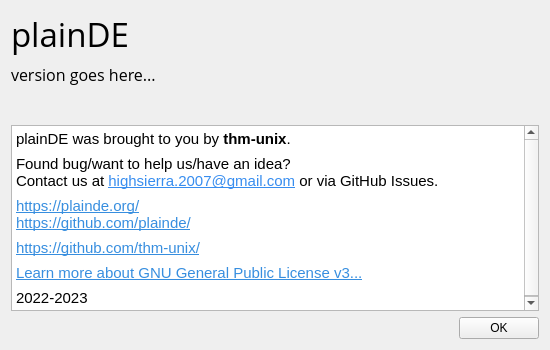
<?xml version="1.0" encoding="UTF-8"?>
<ui version="4.0">
 <class>about</class>
 <widget class="QWidget" name="about">
  <property name="geometry">
   <rect>
    <x>0</x>
    <y>0</y>
    <width>550</width>
    <height>350</height>
   </rect>
  </property>
  <property name="minimumSize">
   <size>
    <width>550</width>
    <height>350</height>
   </size>
  </property>
  <property name="maximumSize">
   <size>
    <width>550</width>
    <height>350</height>
   </size>
  </property>
  <property name="windowTitle">
   <string>about</string>
  </property>
  <layout class="QVBoxLayout" name="verticalLayout_2">
   <item>
    <layout class="QHBoxLayout" name="horizontalLayout">
     <item>
      <layout class="QVBoxLayout" name="verticalLayout">
       <item>
        <widget class="QLabel" name="appNameLabel">
         <property name="font">
          <font>
           <family>Open Sans</family>
           <pointsize>25</pointsize>
          </font>
         </property>
         <property name="text">
          <string>plainDE</string>
         </property>
        </widget>
       </item>
       <item>
        <widget class="QLabel" name="versionLabel">
         <property name="font">
          <font>
           <family>Open Sans</family>
           <pointsize>12</pointsize>
          </font>
         </property>
         <property name="text">
          <string>version goes here...</string>
         </property>
        </widget>
       </item>
       <item>
        <spacer name="verticalSpacer">
         <property name="orientation">
          <enum>Qt::Vertical</enum>
         </property>
         <property name="sizeHint" stdset="0">
          <size>
           <width>20</width>
           <height>40</height>
          </size>
         </property>
        </spacer>
       </item>
      </layout>
     </item>
     <item>
      <widget class="QLabel" name="logoLabel">
       <property name="maximumSize">
        <size>
         <width>120</width>
         <height>120</height>
        </size>
       </property>
       <property name="text">
        <string/>
       </property>
       <property name="pixmap">
        <pixmap>:/assets/logo.png</pixmap>
       </property>
       <property name="scaledContents">
        <bool>true</bool>
       </property>
      </widget>
     </item>
    </layout>
   </item>
   <item>
    <widget class="QTextEdit" name="aboutTextEdit">
     <property name="readOnly">
      <bool>true</bool>
     </property>
     <property name="html">
      <string>&lt;!DOCTYPE HTML PUBLIC &quot;-//W3C//DTD HTML 4.0//EN&quot; &quot;http://www.w3.org/TR/REC-html40/strict.dtd&quot;&gt;
&lt;html&gt;&lt;head&gt;&lt;meta name=&quot;qrichtext&quot; content=&quot;1&quot; /&gt;&lt;style type=&quot;text/css&quot;&gt;
p, li { white-space: pre-wrap; }
&lt;/style&gt;&lt;/head&gt;&lt;body style=&quot; font-family:'Sans Serif'; font-size:9pt; font-weight:400; font-style:normal;&quot;&gt;
&lt;p style=&quot; margin-top:7px; margin-bottom:7px; margin-left:0px; margin-right:0px; -qt-block-indent:0; text-indent:0px;&quot;&gt;&lt;span style=&quot; font-family:'Cantarell'; font-size:11pt;&quot;&gt;plainDE was brought to you by &lt;/span&gt;&lt;span style=&quot; font-family:'Cantarell'; font-size:11pt; font-weight:696;&quot;&gt;thm-unix&lt;/span&gt;&lt;span style=&quot; font-family:'Cantarell'; font-size:11pt;&quot;&gt;.&lt;/span&gt;&lt;/p&gt;
&lt;p style=&quot; margin-top:7px; margin-bottom:7px; margin-left:0px; margin-right:0px; -qt-block-indent:0; text-indent:0px;&quot;&gt;&lt;span style=&quot; font-family:'Cantarell'; font-size:11pt;&quot;&gt;Found bug/want to help us/have an idea?&lt;br /&gt;Contact us at &lt;/span&gt;&lt;a href=&quot;mailto:highsierra.2007@gmail.com&quot;&gt;&lt;span style=&quot; font-size:11pt; text-decoration: underline; color:#378def;&quot;&gt;highsierra.2007@gmail.com&lt;/span&gt;&lt;/a&gt;&lt;span style=&quot; font-family:'Cantarell'; font-size:11pt;&quot;&gt; or via GitHub Issues.&lt;/span&gt;&lt;/p&gt;
&lt;p style=&quot; margin-top:7px; margin-bottom:7px; margin-left:0px; margin-right:0px; -qt-block-indent:0; text-indent:0px;&quot;&gt;&lt;a href=&quot;https://plainde.org/&quot;&gt;&lt;span style=&quot; font-size:11pt; text-decoration: underline; color:#378edf;&quot;&gt;https://plainde.org/&lt;/span&gt;&lt;/a&gt;&lt;a href=&quot;https://plainde.org/&quot;&gt;&lt;span style=&quot; font-family:'Cantarell'; font-size:11pt; text-decoration: underline; color:#378edf;&quot;&gt;&lt;br /&gt;&lt;/span&gt;&lt;/a&gt;&lt;a href=&quot;https://github.com/plainde/&quot;&gt;&lt;span style=&quot; font-size:11pt; text-decoration: underline; color:#378edf;&quot;&gt;https://github.com/plainde/&lt;/span&gt;&lt;/a&gt;&lt;/p&gt;
&lt;p style=&quot; margin-top:7px; margin-bottom:7px; margin-left:0px; margin-right:0px; -qt-block-indent:0; text-indent:0px;&quot;&gt;&lt;a href=&quot;https://github.com/thm-unix/&quot;&gt;&lt;span style=&quot; font-size:11pt; text-decoration: underline; color:#378edf;&quot;&gt;https://github.com/thm-unix/&lt;/span&gt;&lt;/a&gt;&lt;/p&gt;
&lt;p style=&quot; margin-top:7px; margin-bottom:7px; margin-left:0px; margin-right:0px; -qt-block-indent:0; text-indent:0px;&quot;&gt;&lt;a href=&quot;https://www.gnu.org/licenses/gpl-3.0.html&quot;&gt;&lt;span style=&quot; font-family:'Cantarell'; font-size:11pt; text-decoration: underline; color:#378edf;&quot;&gt;Learn more about GNU General Public License v3...&lt;/span&gt;&lt;/a&gt;&lt;/p&gt;
&lt;p style=&quot; margin-top:7px; margin-bottom:7px; margin-left:0px; margin-right:0px; -qt-block-indent:0; text-indent:0px;&quot;&gt;&lt;span style=&quot; font-family:'Cantarell'; font-size:11pt;&quot;&gt;2022-2023&lt;/span&gt;&lt;/p&gt;&lt;/body&gt;&lt;/html&gt;</string>
     </property>
     <property name="textInteractionFlags">
      <set>Qt::TextBrowserInteraction</set>
     </property>
    </widget>
   </item>
   <item>
    <layout class="QHBoxLayout" name="horizontalLayout_2">
     <item>
      <spacer name="horizontalSpacer">
       <property name="orientation">
        <enum>Qt::Horizontal</enum>
       </property>
       <property name="sizeHint" stdset="0">
        <size>
         <width>40</width>
         <height>20</height>
        </size>
       </property>
      </spacer>
     </item>
     <item>
      <widget class="QPushButton" name="okPushButton">
       <property name="text">
        <string>OK</string>
       </property>
      </widget>
     </item>
    </layout>
   </item>
  </layout>
 </widget>
 <resources/>
 <connections>
  <connection>
   <sender>okPushButton</sender>
   <signal>clicked()</signal>
   <receiver>about</receiver>
   <slot>close()</slot>
   <hints>
    <hint type="sourcelabel">
     <x>499</x>
     <y>326</y>
    </hint>
    <hint type="destinationlabel">
     <x>274</x>
     <y>174</y>
    </hint>
   </hints>
  </connection>
 </connections>
</ui>
